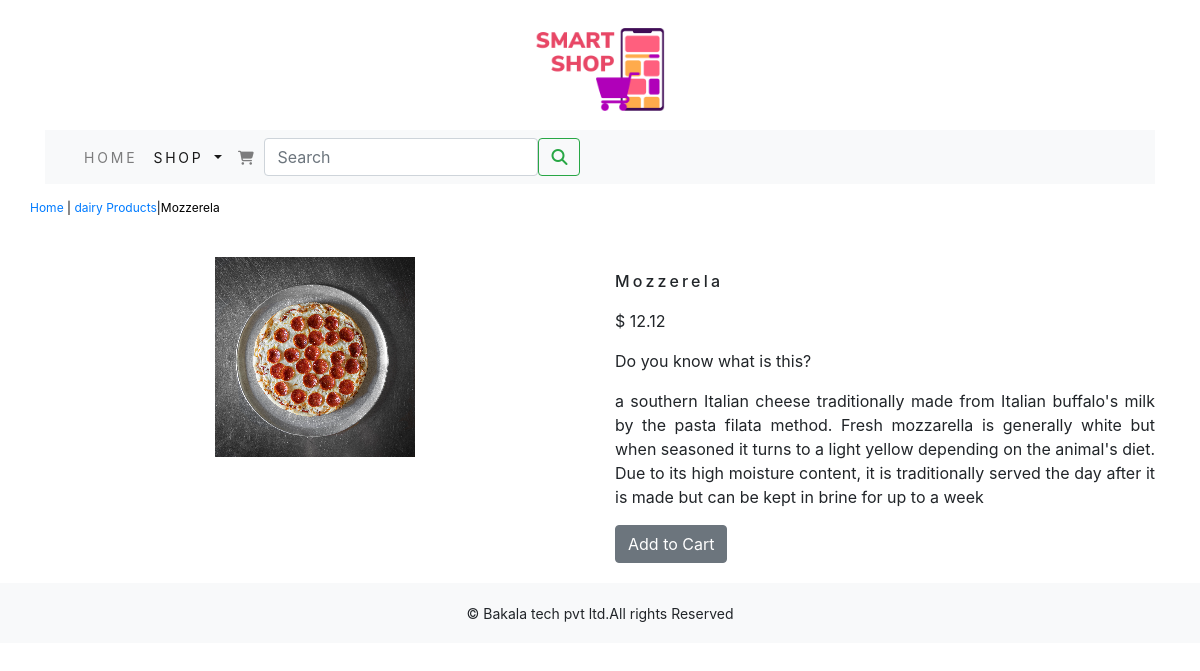
/shopon/dairy-Products/mozzerela/, run on the app's committed database.
### shopon/models.py (models this page shows, shortened)
class Product(models.Model):
    name=models.CharField(max_length=250,unique=True)
    slug=models.SlugField(max_length=250,unique=True)
    description=models.TextField(blank=True)
    price=models.DecimalField(max_digits=10,decimal_places=2)
    category=models.ForeignKey(Category,on_delete=models.CASCADE)
    image=models.ImageField(upload_to='product',blank=True)
    stock=models.IntegerField()
    available=models.BooleanField(default=True)
    created=models.DateTimeField(auto_now_add=True)
    updated=models.DateTimeField(auto_now=True)
    class Meta:
        ordering = ('name',)
        verbose_name = 'product'
        verbose_name_plural = 'products'

class Category(models.Model):
    name=models.CharField(max_length=250,unique=True)
    slug=models.SlugField(max_length=250,unique=True)
    description=models.TextField(blank=True)
    image=models.ImageField(upload_to='category',blank=True)
    class Meta:
        ordering=('name',)
        verbose_name='category'
        verbose_name_plural='categories'
    def get_url(self):
        return reverse('shopon:product_by_category',args=[self.slug])
    def __str__(self):
        return '{}'.format(self.name)

### shopon/views.py (the view)
# urls.py: path('<slug:c_slug>/<slug:product_slug>/', views.proDetail, name='prodCatdetail'),
def proDetail(request,c_slug,product_slug):
    try:
        product= Product.objects.get(category__slug=c_slug, slug=product_slug)
    except Exception as e:
        raise e
    return render(request, "product.html", {'product': product})

### cart/context_processors.py (called while the page is built)
def counter(request):
    item_count=0
    if 'admin' in request.path:
        return {}
    else:
        try:
            cart=Cart.objects.filter(cart_id=_cart_id(request))
            car_items=CartItem.objects.all().filter(cart=cart[:1])
            for cart_item in car_items:
                item_count += cart_item.quantity
        except Cart.DoesNotExist:
            item_count =0
    return dict(item_count=item_count)

### cart/views.py (called while the page is built)
def _cart_id(request):
    cart=request.session.session_key
    if not cart:
        cart=request.session.create()
    return cart

### shopon/context_processors.py (called while the page is built)
def menu_links(request):
    links=Category.objects.all()
    return dict(links=links)

### templates/product.html (shortened to what this page needs)
{% extends 'base.html' %}
{% load static %}
{% block content %}
<div class="row my_prod_row_class">
    <div class="mx_auto">
        <p> <a href="{% url 'shopon:allProdCat' %}">Home</a> | <a href ="{{product.category.get_url}}">{{product.category}}</a>|{{product.name}}</p>
    </div>
<div class="container">
<br>
<div class="row">
    <div class="col-12 col-sm-12 col-md-12 col-lg-6 text-center">
        <div style="min-width:18rem">
            <img src="{{product.image.url}}" alt="{{product.name}}">
        </div>
    </div>
    <div class="col-12 col-sm-12 col-md-12 col-lg-6">
        <div>
        <h1 class="my_prod_title">{{product.name}}</h1>
        <p>$ {{product.price}}</p>
        <p class="my_title"> Do you know what is this? </p>
        <p class="text-justify my_rod_text">{{product.description}}</p>
        {% if product.stock <= 0 %}
        <p class="text-justify my_prod_text"><b>Out of Stock</b></p>
        {% else %}
        <a class="btn btn-secondary" href="{% url 'cart:add_cart' product.id %}">Add to Cart</a>
        {% endif %}
        </div>
    </div>
</div>
</div>
</div>
{% endblock %}

### static/css/custom.css (style rules this page uses)
body { font-family: 'Roboto' , sans-serif; }
.my_title { font-size:16px text_transform:uppercase letter-spacing:.2em }
.my_prod_row_class { padding-top:15px; padding-bottom:20px; }
.my_prod_row_class .mx_auto { color:#000; font-size:12px; text-decoration:none; }
.my_prod_title { font-size:16px; text_transform:uppercase; letter-spacing:.2em; padding-top:15px; padding-bottom:10px; }

### data on the page
Product: category "dairy Products", name "Mozzerela", image (picture), price "12.12", description "a southern Italian cheese traditionally made from Italian buffalo's milk by the pasta filata method. Fresh mozzarella is generally white but when seasoned it turns to a light yellow depending on the animal's diet. Due to its high moisture content, it is traditionally served the day after it is made but can be kept in brine for up to a week"
